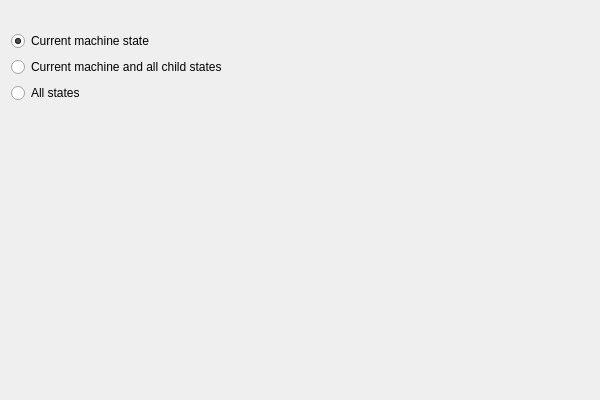
<?xml version="1.0" encoding="UTF-8"?>
<ui version="4.0">
 <comment>
 VBox frontends: Qt4 GUI (&quot;VirtualBox&quot;):

     Copyright (C) 2011 Oracle Corporation

     This file is part of VirtualBox Open Source Edition (OSE), as
     available from http://www.virtualbox.org. This file is free software;
     you can redistribute it and/or modify it under the terms of the GNU
     General Public License (GPL) as published by the Free Software
     Foundation, in version 2 as it comes in the &quot;COPYING&quot; file of the
     VirtualBox OSE distribution. VirtualBox OSE is distributed in the
     hope that it will be useful, but WITHOUT ANY WARRANTY of any kind.
 </comment>
 <class>UICloneVMWizardPage3</class>
 <widget class="QWidget" name="UICloneVMWizardPage3">
  <property name="geometry">
   <rect>
    <x>0</x>
    <y>0</y>
    <width>600</width>
    <height>400</height>
   </rect>
  </property>
  <property name="sizePolicy">
   <sizepolicy hsizetype="Minimum" vsizetype="Minimum">
    <horstretch>0</horstretch>
    <verstretch>0</verstretch>
   </sizepolicy>
  </property>
  <layout class="QVBoxLayout" name="verticalLayout">
   <item>
    <widget class="QILabel" name="m_pLabel">
     <property name="text">
      <string></string>
     </property>
     <property name="wordWrap">
      <bool>true</bool>
     </property>
    </widget>
   </item>
   <item>
    <widget class="QRadioButton" name="m_pMachineRadio">
     <property name="text">
      <string>Current machine state</string>
     </property>
     <property name="checked">
      <bool>true</bool>
     </property>
    </widget>
   </item>
   <item>
    <widget class="QRadioButton" name="m_pMachineAndChildsRadio">
     <property name="text">
      <string>Current machine and all child states</string>
     </property>
    </widget>
   </item>
   <item>
    <widget class="QRadioButton" name="m_pAllRadio">
     <property name="text">
      <string>All states</string>
     </property>
    </widget>
   </item>
   <item>
    <spacer name="m_pSpacer">
     <property name="orientation">
      <enum>Qt::Vertical</enum>
     </property>
     <property name="sizeHint" stdset="0">
      <size>
       <width>0</width>
       <height>0</height>
      </size>
     </property>
    </spacer>
   </item>
  </layout>
 </widget>
 <customwidgets>
  <customwidget>
   <class>QILabel</class>
   <extends>QLabel</extends>
   <header>QILabel.h</header>
  </customwidget>
 </customwidgets>
 <resources/>
 <connections/>
</ui>
